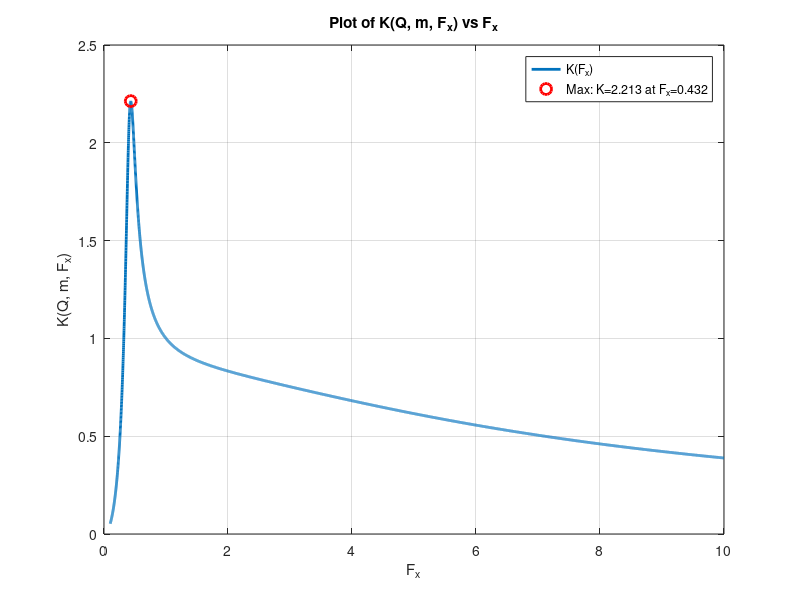

Recreate this plot in MATLAB.
clc;

% Parameters
m = 6; % previous value = 8
%Q = 0.105; % previous val = 0.6

Np = 1;          % Primary turns
Ns = 75;        % Secondary turns
Vo = 3*1e3;       % Output voltage in Volts
Po_max = 300;    % Max output power in Watts
%Qmax = Q;        % Quality factor (already given)
fr = 10e3;       % Resonant frequency (Hz)
R0 = 30e3;
Cr = 16 * 1e-6;

Fx = linspace(0.1, 10.0, 10000); % Sweep Fx from 0 to 50

% Eq. 4: Calculate Rac_min
Rac_min = (8/pi^2) * (Np^2 / Ns^2) * (Vo^2 / Po_max);
%Rac_min = (8/pi^2) * (Np^2 / Ns^2) * R0;
fprintf('Rac_min = %.2f Ohms\n', Rac_min);


% Step 1: Solve intermediate values
%A = (Qmax * Rac_min).^2;   % From Eq. 4 -> Lr / Cr = A
%B = 1 / (2 * pi * fr).^2;  % From Eq. 5 -> Lr * Cr = B

% Step 2: Solve using symbolic substitution
% Lr / Cr = A => Lr = A * Cr
% (A * Cr) * Cr = B => A * Cr^2 = B => Cr = sqrt(B / A)
%Cr = sqrt(B / A);
%Lr = A * Cr;
Lr = ((1 / (2 * pi * fr)).^2) / Cr;

Qmax = sqrt(Lr / Cr) / Rac_min;
Q = Qmax;


% Equation from image
numerator = Fx.^2 .* (m - 1);
denominator = sqrt((m .* Fx.^2 - 1).^2 + Fx.^2 .* (Fx.^2 - 1).^2 .* (m - 1).^2 .* Q^2);
K = numerator ./ denominator;

% Find maximum value of K and corresponding Fx
[K_max, idx_max] = max(K);
Fx_max = Fx(idx_max);

% Plotting
figure;
plot(Fx, K, 'LineWidth', 2);
hold on;
plot(Fx_max, K_max, 'ro', 'MarkerSize', 8, 'LineWidth', 2); % Mark max point
grid on;
xlabel('F_x');
ylabel('K(Q, m, F_x)');
title('Plot of K(Q, m, F_x) vs F_x');
legend('K(F_x)', sprintf('Max: K=%.3f at F_x=%.3f', K_max, Fx_max), 'Location', 'best');

% Print results
fprintf('Maximum K = %.5f occurs at F_x = %.5f\n', K_max, Fx_max);


% Display results
fprintf('Calculated Cr = %.3e F\n', Cr);
fprintf('Calculated Lr primary = %.3e H\n', Lr);

% Calculate Lm using m
Lm = Lr * (m - 1);
fprintf('Lm primary = %.2e H\n', Lm);

% Calculate turns ratio
a = Np / Ns;

% Calculate secondary side inductances
Lm_secondary = Lm / (a^2);
Llk_secondary = Lr / (a^2);

% Display results
fprintf('Secondary Magnetizing Inductance: %.6e H\n', Lm_secondary);
fprintf('Secondary Leakage Inductance:     %.6e H\n', Llk_secondary);


fprintf('Qmax=%.4f\n\n',Q);

fprintf('.param Cr=%.4fu\n',Cr*1e6);
fprintf('.param Lr=%.4fu\n',Lr*1e6);
fprintf('.param Lm=%.4fu\n',Lm*1e6);
fprintf('.param LSm=%.4fm\n',Lm_secondary*1e3);
fprintf('.param LSr=%.4fm\n',Llk_secondary*1e3);
